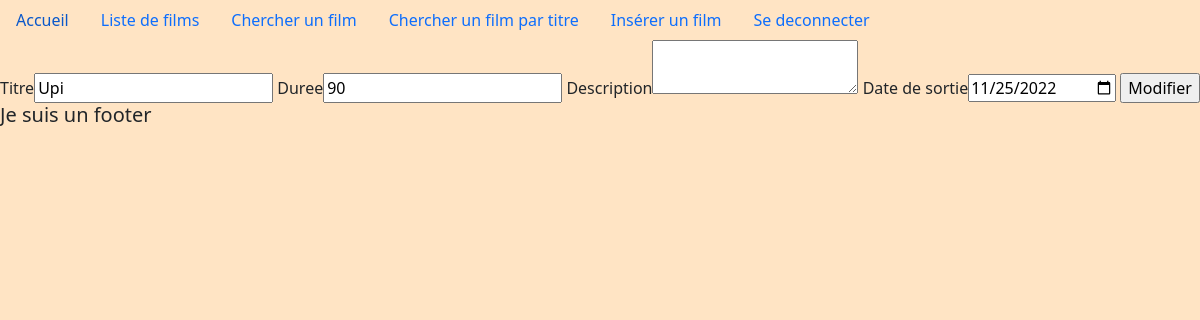
/index.php?p=updateFilm&id=9 (signed in), run on the app's committed database.
### tables this page shows
CREATE TABLE `film` (
  `id` int(11) NOT NULL,
  `titre` varchar(150) NOT NULL,
  `duree` int(11) NOT NULL,
  `description` text NOT NULL,
  `dateSortie` date NOT NULL,
  `image` varchar(300) NOT NULL
);

### updateFilm.php (the view, shortened to what this page needs)
<?php
try {
    $cnx = new PDO(DBDRIVER . ':host=' . DBHOST . ';port=' . DBPORT . ';dbname=' . DBNAME . ';charset=' . DBCHARSET, DBUSER, DBPASS);
} catch (Exception $e) {
    echo $e->getMessage();
    die();
}
$id = $_GET['id'];
$sql = "SELECT * FROM film WHERE id LIKE :id ";
$stmt = $cnx->prepare($sql);
$stmt->bindValue(":id", $id);
$stmt->execute();
$res = $stmt->fetch(PDO::FETCH_ASSOC);
?>
<form action="./updateTraitement.php" method="POST">
    Titre<input type="text" value="<?= $res['titre'] ?>" maxlength="100" name="titre">
    Duree<input type="number" value="<?= $res['duree'] ?>" name="duree">
    Description<textarea name="description"><?= $res['description'] ?></textarea>
    Date de sortie<input value="<?= $res['dateSortie'] ?>" type="date" name="dateSortie">
    <input type="submit" value="Modifier">
</form>

### styles/main.css (style rules this page uses)
body { background-color: bisque; }

### data on the page
film: titre "Upi", duree "90", dateSortie "11/25/2022"
